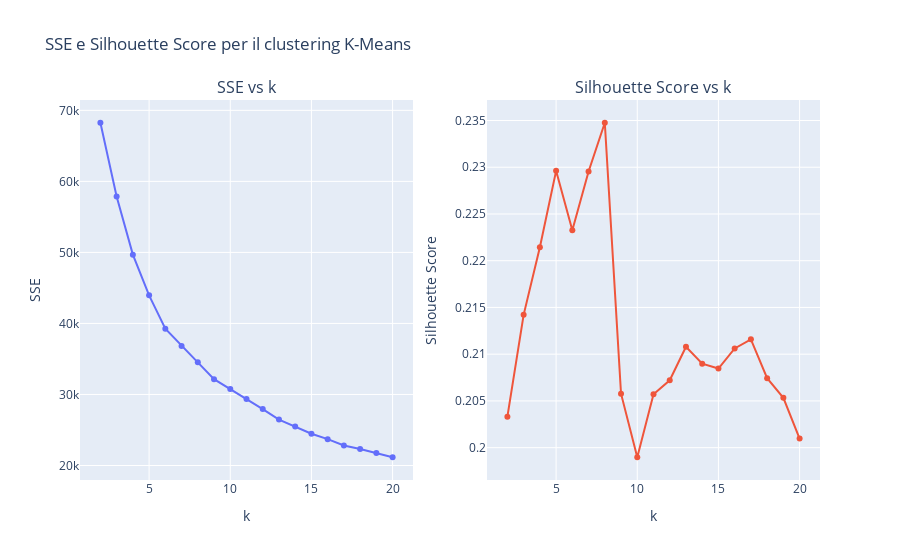

Here is the notebook cell this chart was saved with:
### Code cell
scaler = StandardScaler()
#scaler = StandardScaler()
train_data = scaler.fit_transform(train_pca)
train_data = pd.DataFrame(train_data)

# Calcola SSE e Silhouette Score per diversi valori di k per scegliere il numero di cluster
sse_list = []
sil_list = []
k_values = range(2, 21)  # Prova valori di k da 2 a 20

for k in k_values:
    kmeans = KMeans(n_clusters=k, random_state=42)
    clusters = kmeans.fit_predict(train_data)
    sse_list.append(kmeans.inertia_)
    sil_list.append(silhouette_score(train_data, clusters))

# Crea la figura con due sottotrame (subplots)
fig = make_subplots(rows=1, cols=2, subplot_titles=("SSE vs k", "Silhouette Score vs k"))

# Grafico SSE vs k
fig.add_trace(
    go.Scatter(x=list(k_values), y=sse_list, mode='lines+markers', name="SSE"),
    row=1, col=1
)
fig.update_xaxes(title_text="k", row=1, col=1)
fig.update_yaxes(title_text="SSE", row=1, col=1)

# Grafico Silhouette Score vs k
fig.add_trace(
    go.Scatter(x=list(k_values), y=sil_list, mode='lines+markers', name="Silhouette"),
    row=1, col=2
)
fig.update_xaxes(title_text="k", row=1, col=2)
fig.update_yaxes(title_text="Silhouette Score", row=1, col=2)

# Layout generale della figura
fig.update_layout(title_text="SSE e Silhouette Score per il clustering K-Means",
                  showlegend=False)

# Mostra il grafico
fig.show()

### Figure 1 — Plotly figure (JSON) as saved in the notebook; plotly's stock layout.template omitted (floating-point values rounded to 4 significant figures)
{"data": [{"mode": "lines+markers", "name": "SSE", "type": "scatter", "x": [2, 3, 4, 5, 6, 7, 8, 9, 10, 11, 12, 13, 14, 15, 16, 17, 18, 19, 20], "xaxis": "x", "y": [68250.0, 57880.0, 49690.0, 43950.0, 39250.0, 36810.0, 34520.0, 32150.0, 30780.0, 29350.0, 27940.0, 26460.0, 25490.0, 24470.0, 23710.0, 22810.0, 22310.0, 21760.0, 21160.0], "yaxis": "y"}, {"mode": "lines+markers", "name": "Silhouette", "type": "scatter", "x": [2, 3, 4, 5, 6, 7, 8, 9, 10, 11, 12, 13, 14, 15, 16, 17, 18, 19, 20], "xaxis": "x2", "y": [0.2033, 0.2142, 0.2214, 0.2296, 0.2233, 0.2295, 0.2348, 0.2058, 0.199, 0.2057, 0.2072, 0.2108, 0.209, 0.2085, 0.2106, 0.2116, 0.2074, 0.2053, 0.201], "yaxis": "y2"}], "layout": {"annotations": [{"font": {"size": 16}, "showarrow": false, "text": "SSE vs k", "x": 0.225, "xanchor": "center", "xref": "paper", "y": 1, "yanchor": "bottom", "yref": "paper"}, {"font": {"size": 16}, "showarrow": false, "text": "Silhouette Score vs k", "x": 0.775, "xanchor": "center", "xref": "paper", "y": 1, "yanchor": "bottom", "yref": "paper"}], "showlegend": false, "title": {"text": "SSE e Silhouette Score per il clustering K-Means"}, "xaxis": {"anchor": "y", "domain": [0, 0.45], "title": {"text": "k"}}, "xaxis2": {"anchor": "y2", "domain": [0.55, 1], "title": {"text": "k"}}, "yaxis": {"anchor": "x", "domain": [0, 1], "title": {"text": "SSE"}}, "yaxis2": {"anchor": "x2", "domain": [0, 1], "title": {"text": "Silhouette Score"}}}}
